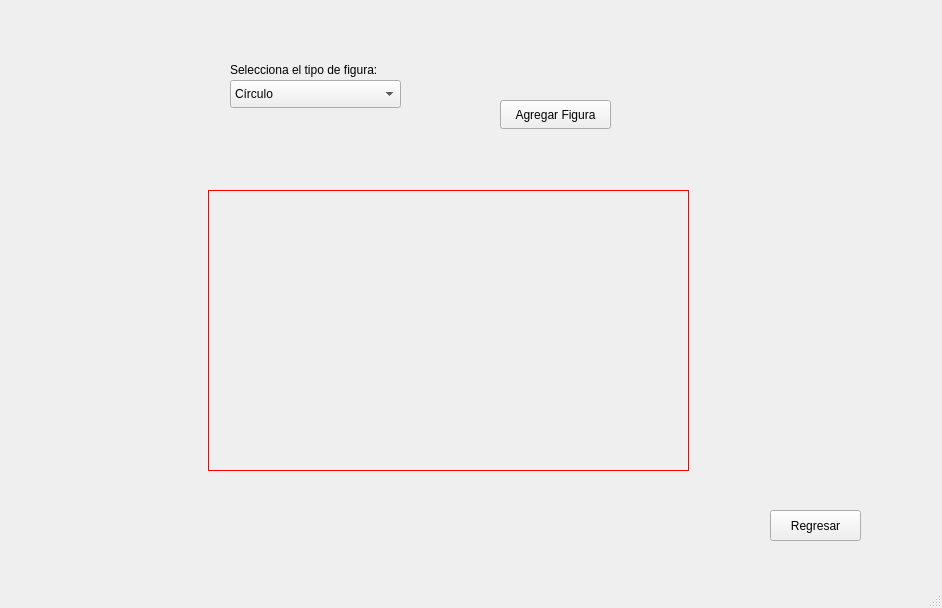
<?xml version="1.0" encoding="UTF-8"?>
<ui version="4.0">
 <class>cframe</class>
 <widget class="QMainWindow" name="cframe">
  <property name="geometry">
   <rect>
    <x>0</x>
    <y>0</y>
    <width>942</width>
    <height>608</height>
   </rect>
  </property>
  <property name="windowTitle">
   <string>cframe</string>
  </property>
  <widget class="QWidget" name="centralwidget">
   <widget class="QStackedWidget" name="stackedWidget">
    <property name="geometry">
     <rect>
      <x>0</x>
      <y>0</y>
      <width>931</width>
      <height>561</height>
     </rect>
    </property>
    <property name="currentIndex">
     <number>2</number>
    </property>
    <widget class="QWidget" name="page">
     <widget class="QLabel" name="label">
      <property name="geometry">
       <rect>
        <x>400</x>
        <y>39</y>
        <width>141</width>
        <height>61</height>
       </rect>
      </property>
      <property name="font">
       <font>
        <family>Showcard Gothic</family>
        <pointsize>22</pointsize>
        <underline>true</underline>
       </font>
      </property>
      <property name="text">
       <string>MENU</string>
      </property>
     </widget>
     <widget class="QPushButton" name="pushButton">
      <property name="geometry">
       <rect>
        <x>390</x>
        <y>130</y>
        <width>131</width>
        <height>31</height>
       </rect>
      </property>
      <property name="text">
       <string>Ejercicio1</string>
      </property>
     </widget>
     <widget class="QPushButton" name="pushButton_2">
      <property name="geometry">
       <rect>
        <x>390</x>
        <y>220</y>
        <width>131</width>
        <height>31</height>
       </rect>
      </property>
      <property name="text">
       <string>Ejercicio 2</string>
      </property>
     </widget>
     <widget class="QPushButton" name="pushButton_3">
      <property name="geometry">
       <rect>
        <x>390</x>
        <y>310</y>
        <width>131</width>
        <height>31</height>
       </rect>
      </property>
      <property name="text">
       <string>Ejercicio 3</string>
      </property>
     </widget>
     <widget class="QPushButton" name="pushButton_4">
      <property name="geometry">
       <rect>
        <x>390</x>
        <y>400</y>
        <width>131</width>
        <height>31</height>
       </rect>
      </property>
      <property name="text">
       <string>Ejercicio 4</string>
      </property>
     </widget>
     <widget class="QPushButton" name="pushButton_6">
      <property name="geometry">
       <rect>
        <x>710</x>
        <y>490</y>
        <width>111</width>
        <height>41</height>
       </rect>
      </property>
      <property name="text">
       <string>Finalizar</string>
      </property>
     </widget>
    </widget>
    <widget class="QWidget" name="page_5">
     <widget class="QLabel" name="label_2">
      <property name="geometry">
       <rect>
        <x>140</x>
        <y>40</y>
        <width>221</width>
        <height>20</height>
       </rect>
      </property>
      <property name="text">
       <string>Ingrese un titulo a su tarea:</string>
      </property>
     </widget>
     <widget class="QLineEdit" name="inputTitulo">
      <property name="geometry">
       <rect>
        <x>140</x>
        <y>60</y>
        <width>351</width>
        <height>31</height>
       </rect>
      </property>
     </widget>
     <widget class="QTextEdit" name="inputDescripcion">
      <property name="geometry">
       <rect>
        <x>140</x>
        <y>130</y>
        <width>351</width>
        <height>141</height>
       </rect>
      </property>
     </widget>
     <widget class="QDateEdit" name="inputFecha">
      <property name="geometry">
       <rect>
        <x>620</x>
        <y>60</y>
        <width>131</width>
        <height>29</height>
       </rect>
      </property>
      <property name="date">
       <date>
        <year>2024</year>
        <month>8</month>
        <day>9</day>
       </date>
      </property>
     </widget>
     <widget class="QComboBox" name="tipoTarea">
      <property name="geometry">
       <rect>
        <x>620</x>
        <y>130</y>
        <width>111</width>
        <height>28</height>
       </rect>
      </property>
      <item>
       <property name="text">
        <string>Diaria</string>
       </property>
      </item>
      <item>
       <property name="text">
        <string>Semanal</string>
       </property>
      </item>
     </widget>
     <widget class="QPushButton" name="btnAgregarTarea">
      <property name="geometry">
       <rect>
        <x>640</x>
        <y>250</y>
        <width>111</width>
        <height>31</height>
       </rect>
      </property>
      <property name="text">
       <string>Agregar</string>
      </property>
     </widget>
     <widget class="QLabel" name="label_6">
      <property name="geometry">
       <rect>
        <x>140</x>
        <y>110</y>
        <width>221</width>
        <height>20</height>
       </rect>
      </property>
      <property name="text">
       <string>Ingrese un descripcion a su tarea:</string>
      </property>
     </widget>
     <widget class="QListWidget" name="listaTareas">
      <property name="geometry">
       <rect>
        <x>140</x>
        <y>300</y>
        <width>601</width>
        <height>192</height>
       </rect>
      </property>
     </widget>
     <widget class="QLabel" name="label_7">
      <property name="geometry">
       <rect>
        <x>140</x>
        <y>280</y>
        <width>221</width>
        <height>20</height>
       </rect>
      </property>
      <property name="text">
       <string>Descripcion de la tarea:</string>
      </property>
     </widget>
     <widget class="QPushButton" name="pushButton_5">
      <property name="geometry">
       <rect>
        <x>720</x>
        <y>500</y>
        <width>91</width>
        <height>31</height>
       </rect>
      </property>
      <property name="text">
       <string>Regresar</string>
      </property>
     </widget>
    </widget>
    <widget class="QWidget" name="page_4">
     <widget class="QPushButton" name="pushButton_7">
      <property name="geometry">
       <rect>
        <x>770</x>
        <y>510</y>
        <width>91</width>
        <height>31</height>
       </rect>
      </property>
      <property name="text">
       <string>Regresar</string>
      </property>
     </widget>
     <widget class="QComboBox" name="figuraTipo">
      <property name="geometry">
       <rect>
        <x>230</x>
        <y>80</y>
        <width>171</width>
        <height>28</height>
       </rect>
      </property>
      <item>
       <property name="text">
        <string>Círculo</string>
       </property>
      </item>
      <item>
       <property name="text">
        <string>Rectángulo</string>
       </property>
      </item>
      <item>
       <property name="text">
        <string>Triángulo</string>
       </property>
      </item>
     </widget>
     <widget class="QLabel" name="label_3">
      <property name="geometry">
       <rect>
        <x>230</x>
        <y>60</y>
        <width>201</width>
        <height>20</height>
       </rect>
      </property>
      <property name="text">
       <string>Selecciona el tipo de figura:</string>
      </property>
     </widget>
     <widget class="QPushButton" name="btnAgregarFigura">
      <property name="geometry">
       <rect>
        <x>500</x>
        <y>100</y>
        <width>111</width>
        <height>29</height>
       </rect>
      </property>
      <property name="text">
       <string>Agregar Figura</string>
      </property>
     </widget>
     <widget class="QWidget" name="canvasWidget" native="true">
      <property name="geometry">
       <rect>
        <x>208</x>
        <y>190</y>
        <width>481</width>
        <height>281</height>
       </rect>
      </property>
      <property name="styleSheet">
       <string notr="true">border: 1px solid red;</string>
      </property>
     </widget>
    </widget>
    <widget class="QWidget" name="page_3">
     <widget class="QLabel" name="label_4">
      <property name="geometry">
       <rect>
        <x>300</x>
        <y>10</y>
        <width>391</width>
        <height>61</height>
       </rect>
      </property>
      <property name="font">
       <font>
        <pointsize>20</pointsize>
       </font>
      </property>
      <property name="text">
       <string>Modificador de Texto</string>
      </property>
     </widget>
     <widget class="QPushButton" name="pushButton_8">
      <property name="geometry">
       <rect>
        <x>740</x>
        <y>510</y>
        <width>91</width>
        <height>31</height>
       </rect>
      </property>
      <property name="text">
       <string>Regresar</string>
      </property>
     </widget>
     <widget class="QTextEdit" name="TE_Editor">
      <property name="geometry">
       <rect>
        <x>290</x>
        <y>90</y>
        <width>481</width>
        <height>401</height>
       </rect>
      </property>
     </widget>
     <widget class="QPushButton" name="negritaButton">
      <property name="geometry">
       <rect>
        <x>110</x>
        <y>220</y>
        <width>141</width>
        <height>51</height>
       </rect>
      </property>
      <property name="font">
       <font>
        <bold>true</bold>
       </font>
      </property>
      <property name="text">
       <string>NEGRITA</string>
      </property>
     </widget>
     <widget class="QPushButton" name="cursivaButton">
      <property name="geometry">
       <rect>
        <x>110</x>
        <y>300</y>
        <width>141</width>
        <height>51</height>
       </rect>
      </property>
      <property name="font">
       <font>
        <italic>true</italic>
        <bold>true</bold>
       </font>
      </property>
      <property name="text">
       <string>CURSIVA</string>
      </property>
     </widget>
     <widget class="QPushButton" name="normalButton">
      <property name="geometry">
       <rect>
        <x>110</x>
        <y>140</y>
        <width>141</width>
        <height>51</height>
       </rect>
      </property>
      <property name="font">
       <font>
        <bold>true</bold>
       </font>
      </property>
      <property name="text">
       <string>NORMAL</string>
      </property>
     </widget>
     <widget class="QPushButton" name="subrayadoButton">
      <property name="geometry">
       <rect>
        <x>110</x>
        <y>380</y>
        <width>141</width>
        <height>51</height>
       </rect>
      </property>
      <property name="font">
       <font>
        <bold>true</bold>
       </font>
      </property>
      <property name="text">
       <string>SUBRAYADO</string>
      </property>
     </widget>
    </widget>
    <widget class="QWidget" name="page_2">
     <widget class="QLabel" name="label_14">
      <property name="geometry">
       <rect>
        <x>260</x>
        <y>210</y>
        <width>301</width>
        <height>21</height>
       </rect>
      </property>
      <property name="font">
       <font>
        <pointsize>10</pointsize>
        <bold>false</bold>
       </font>
      </property>
      <property name="text">
       <string>Ingrese Talla de Producto:</string>
      </property>
     </widget>
     <widget class="QLabel" name="label_11">
      <property name="geometry">
       <rect>
        <x>10</x>
        <y>190</y>
        <width>301</width>
        <height>21</height>
       </rect>
      </property>
      <property name="font">
       <font>
        <pointsize>10</pointsize>
        <bold>false</bold>
       </font>
      </property>
      <property name="text">
       <string>Ingrese Cantidad de Producto:</string>
      </property>
     </widget>
     <widget class="QTextBrowser" name="textBrowser">
      <property name="geometry">
       <rect>
        <x>680</x>
        <y>90</y>
        <width>221</width>
        <height>221</height>
       </rect>
      </property>
      <property name="html">
       <string>&lt;!DOCTYPE HTML PUBLIC &quot;-//W3C//DTD HTML 4.0//EN&quot; &quot;http://www.w3.org/TR/REC-html40/strict.dtd&quot;&gt;
&lt;html&gt;&lt;head&gt;&lt;meta name=&quot;qrichtext&quot; content=&quot;1&quot; /&gt;&lt;meta charset=&quot;utf-8&quot; /&gt;&lt;style type=&quot;text/css&quot;&gt;
p, li { white-space: pre-wrap; }
hr { height: 1px; border-width: 0; }
li.unchecked::marker { content: &quot;\2610&quot;; }
li.checked::marker { content: &quot;\2612&quot;; }
&lt;/style&gt;&lt;/head&gt;&lt;body style=&quot; font-family:'Segoe UI'; font-size:9pt; font-weight:400; font-style:normal;&quot;&gt;
&lt;p style=&quot; margin-top:0px; margin-bottom:0px; margin-left:0px; margin-right:0px; -qt-block-indent:0; text-indent:0px;&quot;&gt;&lt;span style=&quot; font-size:10pt; font-style:italic; color:#ffff00;&quot;&gt;-&lt;/span&gt;&lt;span style=&quot; font-size:10pt; font-style:italic;&quot;&gt; Para hacer una modificacion, seleccione la fila que desea editar y en las mismas casillas edite los valores, aunque estos no sean del mismo. Al terminar de editar nuevamente presione modificar otra vez y sus valores nuevos se mostraran.&lt;/span&gt;&lt;/p&gt;
&lt;p style=&quot;-qt-paragraph-type:empty; margin-top:0px; margin-bottom:0px; margin-left:0px; margin-right:0px; -qt-block-indent:0; text-indent:0px; font-size:10pt; font-style:italic;&quot;&gt;&lt;br /&gt;&lt;/p&gt;
&lt;p style=&quot; margin-top:0px; margin-bottom:0px; margin-left:0px; margin-right:0px; -qt-block-indent:0; text-indent:0px;&quot;&gt;&lt;span style=&quot; font-size:10pt; font-style:italic; color:#ffff00;&quot;&gt;-&lt;/span&gt;&lt;span style=&quot; font-size:10pt; font-style:italic;&quot;&gt; Para eliminar seleccione la casilla deseada, oprima&amp;quot;Eliminar&amp;quot; y listo.&lt;/span&gt;&lt;/p&gt;&lt;/body&gt;&lt;/html&gt;</string>
      </property>
     </widget>
     <widget class="QLabel" name="label_15">
      <property name="geometry">
       <rect>
        <x>470</x>
        <y>210</y>
        <width>301</width>
        <height>21</height>
       </rect>
      </property>
      <property name="font">
       <font>
        <pointsize>10</pointsize>
        <bold>false</bold>
       </font>
      </property>
      <property name="text">
       <string>Ingrese Marca de Producto:</string>
      </property>
     </widget>
     <widget class="QDateEdit" name="dateCaducidadEdit">
      <property name="geometry">
       <rect>
        <x>260</x>
        <y>160</y>
        <width>161</width>
        <height>41</height>
       </rect>
      </property>
      <property name="font">
       <font>
        <pointsize>10</pointsize>
        <bold>false</bold>
       </font>
      </property>
      <property name="date">
       <date>
        <year>2024</year>
        <month>8</month>
        <day>9</day>
       </date>
      </property>
     </widget>
     <widget class="QComboBox" name="comboBoxTipoProducto">
      <property name="geometry">
       <rect>
        <x>250</x>
        <y>80</y>
        <width>121</width>
        <height>31</height>
       </rect>
      </property>
      <property name="font">
       <font>
        <pointsize>10</pointsize>
        <italic>false</italic>
        <bold>false</bold>
       </font>
      </property>
      <item>
       <property name="text">
        <string>Electronico</string>
       </property>
      </item>
      <item>
       <property name="text">
        <string>Ropa</string>
       </property>
      </item>
      <item>
       <property name="text">
        <string>Alimento</string>
       </property>
      </item>
     </widget>
     <widget class="QLineEdit" name="nombreEdit">
      <property name="geometry">
       <rect>
        <x>10</x>
        <y>80</y>
        <width>211</width>
        <height>31</height>
       </rect>
      </property>
     </widget>
     <widget class="QLineEdit" name="lineEditMarca">
      <property name="geometry">
       <rect>
        <x>480</x>
        <y>230</y>
        <width>131</width>
        <height>41</height>
       </rect>
      </property>
     </widget>
     <widget class="QLabel" name="label_5">
      <property name="geometry">
       <rect>
        <x>10</x>
        <y>130</y>
        <width>301</width>
        <height>21</height>
       </rect>
      </property>
      <property name="font">
       <font>
        <pointsize>10</pointsize>
        <bold>false</bold>
       </font>
      </property>
      <property name="text">
       <string>Ingrese Precio de Producto:</string>
      </property>
     </widget>
     <widget class="QLabel" name="label_10">
      <property name="geometry">
       <rect>
        <x>230</x>
        <y>-10</y>
        <width>551</width>
        <height>41</height>
       </rect>
      </property>
      <property name="font">
       <font>
        <pointsize>18</pointsize>
        <italic>true</italic>
        <bold>true</bold>
       </font>
      </property>
      <property name="text">
       <string>SISTEMA DE GESTION DE INVENTARIO</string>
      </property>
      <property name="alignment">
       <set>Qt::AlignmentFlag::AlignCenter</set>
      </property>
     </widget>
     <widget class="QDoubleSpinBox" name="SBprecioEdit">
      <property name="geometry">
       <rect>
        <x>10</x>
        <y>150</y>
        <width>171</width>
        <height>31</height>
       </rect>
      </property>
      <property name="maximum">
       <double>100000.990000000005239</double>
      </property>
     </widget>
     <widget class="QLabel" name="label_8">
      <property name="geometry">
       <rect>
        <x>10</x>
        <y>50</y>
        <width>301</width>
        <height>21</height>
       </rect>
      </property>
      <property name="font">
       <font>
        <pointsize>10</pointsize>
        <bold>false</bold>
       </font>
      </property>
      <property name="text">
       <string>Ingrese Nombre de Producto:</string>
      </property>
     </widget>
     <widget class="QLabel" name="label_31">
      <property name="geometry">
       <rect>
        <x>590</x>
        <y>60</y>
        <width>301</width>
        <height>21</height>
       </rect>
      </property>
      <property name="font">
       <font>
        <pointsize>12</pointsize>
        <bold>true</bold>
       </font>
      </property>
      <property name="styleSheet">
       <string notr="true">color: rgb(222, 0, 0);</string>
      </property>
      <property name="text">
       <string>- De NO aplicar dicha casilla a producto,</string>
      </property>
     </widget>
     <widget class="QSpinBox" name="spinBoxCantidad">
      <property name="geometry">
       <rect>
        <x>10</x>
        <y>220</y>
        <width>181</width>
        <height>31</height>
       </rect>
      </property>
     </widget>
     <widget class="QLineEdit" name="lineEditTalla">
      <property name="geometry">
       <rect>
        <x>260</x>
        <y>230</y>
        <width>113</width>
        <height>41</height>
       </rect>
      </property>
     </widget>
     <widget class="QLabel" name="label_12">
      <property name="geometry">
       <rect>
        <x>250</x>
        <y>50</y>
        <width>251</width>
        <height>21</height>
       </rect>
      </property>
      <property name="font">
       <font>
        <pointsize>10</pointsize>
        <bold>false</bold>
       </font>
      </property>
      <property name="text">
       <string>Ingrese TIPO DE PRODUCTO:</string>
      </property>
     </widget>
     <widget class="QLabel" name="label_33">
      <property name="geometry">
       <rect>
        <x>430</x>
        <y>170</y>
        <width>191</width>
        <height>21</height>
       </rect>
      </property>
      <property name="font">
       <font>
        <pointsize>10</pointsize>
        <bold>false</bold>
       </font>
      </property>
      <property name="text">
       <string>SOLO SI ES ALIMENTO</string>
      </property>
     </widget>
     <widget class="QLabel" name="label_13">
      <property name="geometry">
       <rect>
        <x>260</x>
        <y>140</y>
        <width>331</width>
        <height>21</height>
       </rect>
      </property>
      <property name="font">
       <font>
        <pointsize>10</pointsize>
        <bold>false</bold>
       </font>
      </property>
      <property name="text">
       <string>Ingrese Fecha de Caducidad de Producto:</string>
      </property>
     </widget>
     <widget class="QListWidget" name="listWidget">
      <property name="geometry">
       <rect>
        <x>0</x>
        <y>280</y>
        <width>631</width>
        <height>271</height>
       </rect>
      </property>
      <property name="font">
       <font>
        <pointsize>12</pointsize>
        <bold>true</bold>
       </font>
      </property>
     </widget>
     <widget class="QPushButton" name="btnAgg">
      <property name="geometry">
       <rect>
        <x>650</x>
        <y>340</y>
        <width>83</width>
        <height>29</height>
       </rect>
      </property>
      <property name="text">
       <string>AGREGAR</string>
      </property>
     </widget>
     <widget class="QPushButton" name="btnDelete">
      <property name="geometry">
       <rect>
        <x>650</x>
        <y>410</y>
        <width>83</width>
        <height>29</height>
       </rect>
      </property>
      <property name="text">
       <string>ELIMINAR</string>
      </property>
     </widget>
     <widget class="QPushButton" name="btnMod">
      <property name="geometry">
       <rect>
        <x>650</x>
        <y>490</y>
        <width>83</width>
        <height>29</height>
       </rect>
      </property>
      <property name="text">
       <string>MODIFICAR</string>
      </property>
     </widget>
     <widget class="QPushButton" name="pushButton_9">
      <property name="geometry">
       <rect>
        <x>790</x>
        <y>490</y>
        <width>91</width>
        <height>31</height>
       </rect>
      </property>
      <property name="text">
       <string>Regresar</string>
      </property>
     </widget>
    </widget>
   </widget>
  </widget>
  <widget class="QMenuBar" name="menubar">
   <property name="geometry">
    <rect>
     <x>0</x>
     <y>0</y>
     <width>942</width>
     <height>25</height>
    </rect>
   </property>
  </widget>
  <widget class="QStatusBar" name="statusbar"/>
 </widget>
 <resources/>
 <connections/>
</ui>
